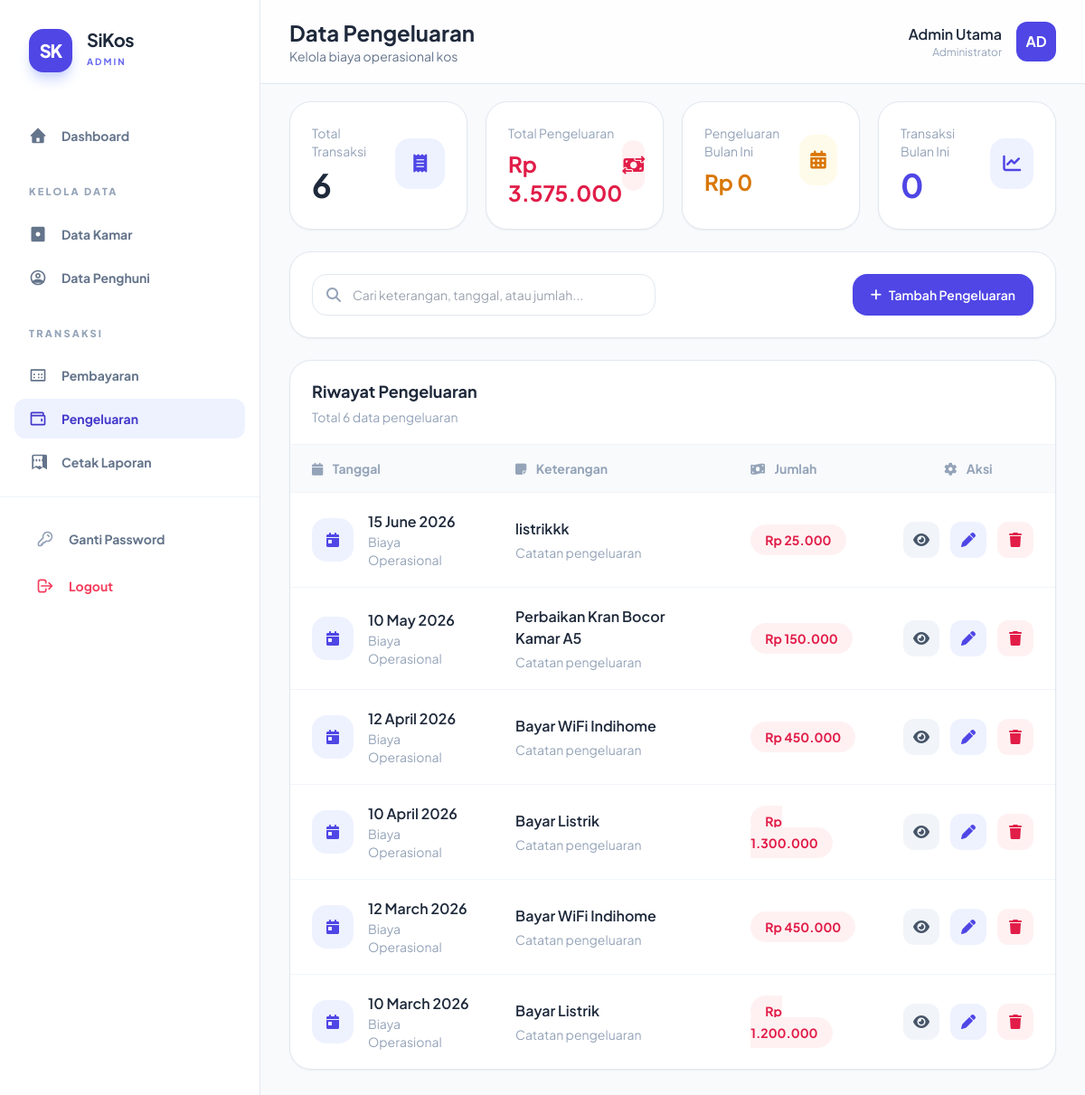
The page /modules/pengeluaran/index.php (signed in) on the database its author committed.
### tables this page shows
CREATE TABLE `pengeluaran` (
  `id_pengeluaran` int NOT NULL,
  `id_admin` int DEFAULT NULL,
  `tanggal` date DEFAULT NULL,
  `keterangan` varchar(255) DEFAULT NULL,
  `jumlah` decimal(15,2) DEFAULT NULL
);

### modules/pengeluaran/index.php (the view, shortened to what this page needs)
<?php
require_once '../../config/db.php';
$columns = [];
$colQuery = mysqli_query($conn, "SHOW COLUMNS FROM pengeluaran");
while($col = mysqli_fetch_assoc($colQuery)){
    $columns[] = $col['Field'];
}
function pickColumn($columns, $candidates){
    foreach($candidates as $c){
        if(in_array($c, $columns)){
            return $c;
        }
    }
    return null;
}
$idCol = pickColumn($columns, [
    'id_pengeluaran',
    'id'
]);
$tanggalCol = pickColumn($columns, [
    'tanggal_pengeluaran',
    'tgl_pengeluaran',
    'tanggal',
    'tgl'
]);
$jumlahCol = pickColumn($columns, [
    'jumlah_pengeluaran',
    'nominal_pengeluaran',
    'total_pengeluaran',
    'biaya_pengeluaran',
    'jumlah',
    'nominal',
    'total',
    'biaya'
]);
$keteranganCol = pickColumn($columns, [
    'keterangan',
    'deskripsi',
    'catatan',
    'detail'
]);
$search = $_GET['search'] ?? '';
$where = "";
$q = mysqli_query($conn,"
    SELECT *
    FROM pengeluaran
    $where
    ORDER BY $idCol DESC
");
$totalTransaksi = mysqli_fetch_assoc(mysqli_query($conn,"
    SELECT COUNT(*) as t
    FROM pengeluaran
"))['t'];
$totalPengeluaran = mysqli_fetch_assoc(mysqli_query($conn,"
    SELECT SUM($jumlahCol) as total
    FROM pengeluaran
"))['total'];
$bulanIni = date('Y-m');
$pengeluaranBulanIni = mysqli_fetch_assoc(mysqli_query($conn,"
    SELECT SUM($jumlahCol) as total
    FROM pengeluaran
    WHERE DATE_FORMAT($tanggalCol, '%Y-%m') = '$bulanIni'
"))['total'];
$transaksiBulanIni = mysqli_fetch_assoc(mysqli_query($conn,"
    SELECT COUNT(*) as t
    FROM pengeluaran
    WHERE DATE_FORMAT($tanggalCol, '%Y-%m') = '$bulanIni'
"))['t'];
include '../../includes/header.php';
?>
<?php include '../../includes/sidebar.php'; ?>
<div class="ml-72 min-h-screen bg-slate-50">
<div class="fixed top-0 left-72 right-0 bg-white/80 backdrop-blur border-b border-slate-200 px-8 py-5 z-40">
    <div class="flex justify-between items-center">
        <div>
            <h1 class="text-2xl font-bold text-slate-800">
                Data Pengeluaran
            </h1>
            <p class="text-sm text-slate-500">
                Kelola biaya operasional kos
            </p>
        </div>
        <div class="flex items-center gap-4">
            <div class="text-right">
                <h3 class="font-semibold text-slate-800">
                    <?= $_SESSION['admin_nama'] ?>
                </h3>
                <p class="text-xs text-slate-400">
                    Administrator
                </p>
            </div>
            <div class="w-11 h-11 bg-indigo-600 text-white rounded-xl flex items-center justify-center font-bold">
                <?= strtoupper(substr($_SESSION['admin_nama'],0,2)); ?>
            </div>
        </div>
    </div>
</div>
<main class="pt-28 px-8 pb-10">
<div class="grid grid-cols-1 md:grid-cols-4 gap-5 mb-6">
    <div class="bg-white rounded-3xl p-6 border border-slate-200 shadow-sm">
        <div class="flex justify-between items-center">
            <div>
                <p class="text-sm text-slate-400">
                    Total Transaksi
                </p>
                <h2 class="text-4xl font-bold text-slate-800 mt-2">
                    <?= $totalTransaksi ?>
                </h2>
            </div>
            <div class="w-14 h-14 rounded-2xl bg-indigo-50 text-indigo-600 flex items-center justify-center">
                <i class="fa-solid fa-receipt text-xl"></i>
            </div>
        </div>
    </div>
    <div class="bg-white rounded-3xl p-6 border border-slate-200 shadow-sm">
        <div class="flex justify-between items-center">
            <div>
                <p class="text-sm text-slate-400">
                    Total Pengeluaran
                </p>
                <h2 class="text-2xl font-bold text-rose-600 mt-2">
                    Rp <?= number_format($totalPengeluaran ?? 0,0,',','.') ?>
                </h2>
            </div>
            <div class="w-14 h-14 rounded-2xl bg-rose-50 text-rose-600 flex items-center justify-center">
                <i class="fa-solid fa-money-bill-transfer text-xl"></i>
            </div>
        </div>
    </div>
    <div class="bg-white rounded-3xl p-6 border border-slate-200 shadow-sm">
        <div class="flex justify-between items-center">
            <div>
                <p class="text-sm text-slate-400">
                    Pengeluaran Bulan Ini
                </p>
                <h2 class="text-2xl font-bold text-amber-600 mt-2">
                    Rp <?= number_format($pengeluaranBulanIni ?? 0,0,',','.') ?>
                </h2>
            </div>
            <div class="w-14 h-14 rounded-2xl bg-amber-50 text-amber-600 flex items-center justify-center">
                <i class="fa-solid fa-calendar-days text-xl"></i>
            </div>
        </div>
    </div>
    <div class="bg-white rounded-3xl p-6 border border-slate-200 shadow-sm">
        <div class="flex justify-between items-center">
            <div>
                <p class="text-sm text-slate-400">
                    Transaksi Bulan Ini
                </p>
                <h2 class="text-4xl font-bold text-indigo-600 mt-2">
                    <?= $transaksiBulanIni ?>
                </h2>
            </div>
            <div class="w-14 h-14 rounded-2xl bg-indigo-50 text-indigo-600 flex items-center justify-center">
                <i class="fa-solid fa-chart-line text-xl"></i>
            </div>
        </div>
    </div>
</div>
<div class="bg-white rounded-3xl border border-slate-200 shadow-sm p-6 mb-6">
    <div class="flex flex-col md:flex-row gap-4 justify-between">
        <form method="GET" class="relative w-full md:w-[380px]">
            <i class="fa-solid fa-magnifying-glass absolute left-4 top-1/2 -translate-y-1/2 text-slate-400"></i>
            <input
                type="text"
                name="search"
                value="<?= htmlspecialchars($search) ?>"
                placeholder="Cari keterangan, tanggal, atau jumlah..."
                class="w-full pl-11 pr-4 py-3 rounded-2xl border border-slate-200 focus:outline-none focus:ring-2 focus:ring-indigo-500 text-sm"
            >
        </form>
        <a href="tambah.php"
           class="bg-indigo-600 hover:bg-indigo-700 text-white px-5 py-3 rounded-2xl text-sm font-semibold flex items-center justify-center gap-2 transition">
            <i class="fa-solid fa-plus"></i>
            Tambah Pengeluaran
        </a>
    </div>
</div>
<div class="bg-white rounded-3xl border border-slate-200 shadow-sm overflow-hidden">
    <div class="px-6 py-5 border-b border-slate-100">
        <h2 class="font-bold text-slate-800 text-lg">
            Riwayat Pengeluaran
        </h2>
        <p class="text-sm text-slate-400 mt-1">
            Total <?= mysqli_num_rows($q) ?> data pengeluaran
        </p>
    </div>
    <div class="overflow-x-auto">
        <table class="w-full">
            <thead class="bg-slate-50">
                <tr class="text-slate-400 text-sm">
                    <th class="px-6 py-4 text-left">
                        <i class="fa-solid fa-calendar mr-2"></i>
                        Tanggal
                    </th>
                    <th class="px-6 py-4 text-left">
                        <i class="fa-solid fa-note-sticky mr-2"></i>
                        Keterangan
                    </th>
                    <th class="px-6 py-4 text-left">
                        <i class="fa-solid fa-money-bill-wave mr-2"></i>
                        Jumlah
                    </th>
                    <th class="px-6 py-4 text-center">
                        <i class="fa-solid fa-gear mr-2"></i>
                        Aksi
                    </th>
                </tr>
            </thead>
            <tbody>
            <?php if(mysqli_num_rows($q) > 0){ ?>
                <?php while($r=mysqli_fetch_assoc($q)) { ?>
                    <tr class="border-t border-slate-100 hover:bg-slate-50 transition">
                        <td class="px-6 py-5">
                            <div class="flex items-center gap-4">
                                <div class="w-12 h-12 rounded-2xl bg-indigo-50 text-indigo-600 flex items-center justify-center">
                                    <i class="fa-solid fa-calendar-day"></i>
                                </div>
                                <div>
                                    <h3 class="font-semibold text-slate-800">
                                        <?= !empty($r[$tanggalCol]) ? date('d F Y', strtotime($r[$tanggalCol])) : '-' ?>
                                    </h3>
                                    <p class="text-sm text-slate-400">
                                        Biaya Operasional
                                    </p>
                                </div>
                            </div>
                        </td>
                        <td class="px-6 py-5">
                            <div>
                                <h3 class="font-semibold text-slate-800">
                                    <?= htmlspecialchars($r[$keteranganCol] ?? '-') ?>
                                </h3>
                                <p class="text-sm text-slate-400 mt-1">
                                    Catatan pengeluaran
                                </p>
                            </div>
                        </td>
                        <td class="px-6 py-5">
                            <span class="px-4 py-2 rounded-full bg-rose-50 text-rose-600 text-sm font-bold">
                                Rp <?= number_format($r[$jumlahCol] ?? 0,0,',','.') ?>
                            </span>
                        </td>
                        <td class="px-6 py-5">
                            <div class="flex items-center justify-center gap-3">
                                <a href="detail.php?id=<?= $r[$idCol] ?>"
                                   class="w-10 h-10 rounded-xl bg-slate-100 text-slate-600 flex items-center justify-center hover:bg-slate-200 transition">
                                    <i class="fa-solid fa-eye"></i>
                                </a>
                                <a href="edit.php?id=<?= $r[$idCol] ?>"
                                   class="w-10 h-10 rounded-xl bg-indigo-50 text-indigo-600 flex items-center justify-center hover:bg-indigo-100 transition">
                                    <i class="fa-solid fa-pen"></i>
                                </a>
                                <a href="hapus.php?id=<?= $r[$idCol] ?>"
                                   onclick="return confirm('Hapus data pengeluaran ini?')"
                                   class="w-10 h-10 rounded-xl bg-rose-50 text-rose-600 flex items-center justify-center hover:bg-rose-100 transition">
                                    <i class="fa-solid fa-trash"></i>
                                </a>
                            </div>
                        </td>
                    </tr>
                <?php } ?>
            <?php } ?>
            </tbody>
        </table>
    </div>
</div>
</main>
</div>
<?php include '../../includes/footer.php'; ?>

### rows shown on the page
pengeluaran: tanggal "15 June 2026", keterangan "listrikkk", jumlah "25.000"
pengeluaran: tanggal "10 May 2026", keterangan "Perbaikan Kran Bocor Kamar A5", jumlah "150.000"
pengeluaran: tanggal "12 April 2026", keterangan "Bayar WiFi Indihome", jumlah "450.000"
pengeluaran: tanggal "10 April 2026", keterangan "Bayar Listrik", jumlah "1.300.000"
pengeluaran: tanggal "12 March 2026", keterangan "Bayar WiFi Indihome", jumlah "450.000"
pengeluaran: tanggal "10 March 2026", keterangan "Bayar Listrik", jumlah "1.200.000"

### other values the page prints
$_SESSION['admin_nama'] "Admin Utama"
substr($_SESSION['admin_nama'],0,2) "AD"
$totalTransaksi "6"
$totalPengeluaran "3.575.000"
$pengeluaranBulanIni "0"
$transaksiBulanIni "0"
mysqli_num_rows($q) "6"
